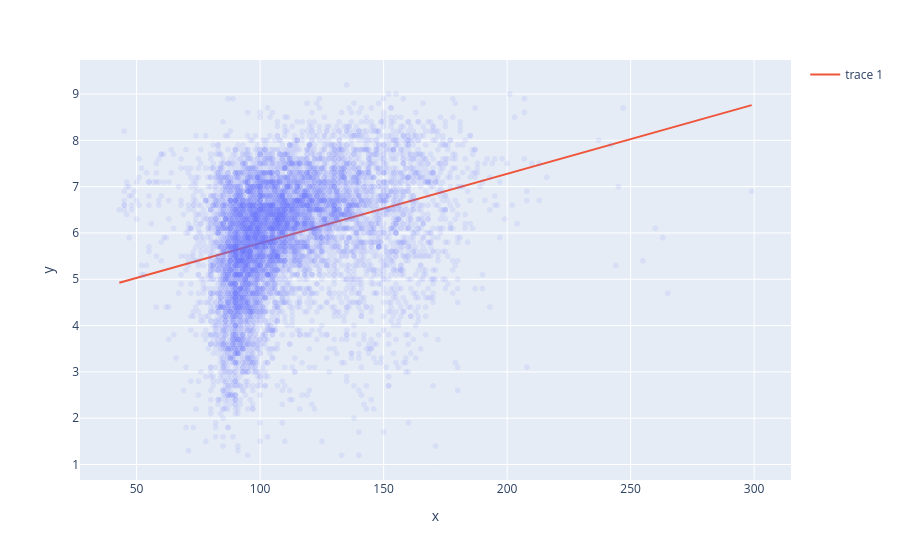

This figure's notebook cell:
### Code cell
fig = px.scatter(x=X, y=Y, opacity=0.1)
fig.add_scatter(x=xs, y=yhats)

### Figure 1 — Plotly figure (JSON) as saved in the notebook; plotly's stock layout.template omitted (floating-point values rounded to 4 significant figures; data arrays with more than 128 entries replaced by an {"elided": "..."} marker saying what was removed)
{"data": [{"hovertemplate": "x=%{x}<br>y=%{y}<extra></extra>", "legendgroup": "", "marker": {"color": "#636efa", "opacity": 0.1, "symbol": "circle"}, "mode": "markers", "name": "", "showlegend": false, "type": "scattergl", "x": {"elided": "7855 int values"}, "xaxis": "x", "y": {"elided": "7855 float values"}, "yaxis": "y"}, {"type": "scatter", "x": [43, 48.22, 53.45, 58.67, 63.9, 69.12, 74.35, 79.57, 84.8, 90.02, 95.24, 100.5, 105.7, 110.9, 116.1, 121.4, 126.6, 131.8, 137.0, 142.3, 147.5, 152.7, 157.9, 163.2, 168.4, 173.6, 178.8, 184.1, 189.3, 194.5, 199.7, 205.0, 210.2, 215.4, 220.6, 225.9, 231.1, 236.3, 241.5, 246.8, 252.0, 257.2, 262.4, 267.7, 272.9, 278.1, 283.3, 288.6, 293.8, 299], "y": [4.924, 5.002, 5.08, 5.159, 5.237, 5.315, 5.394, 5.472, 5.55, 5.628, 5.707, 5.785, 5.863, 5.941, 6.02, 6.098, 6.176, 6.255, 6.333, 6.411, 6.489, 6.568, 6.646, 6.724, 6.803, 6.881, 6.959, 7.037, 7.116, 7.194, 7.272, 7.351, 7.429, 7.507, 7.585, 7.664, 7.742, 7.82, 7.898, 7.977, 8.055, 8.133, 8.212, 8.29, 8.368, 8.446, 8.525, 8.603, 8.681, 8.76]}], "layout": {"legend": {"tracegroupgap": 0}, "margin": {"t": 60}, "xaxis": {"anchor": "y", "domain": [0, 1], "title": {"text": "x"}}, "yaxis": {"anchor": "x", "domain": [0, 1], "title": {"text": "y"}}}}
